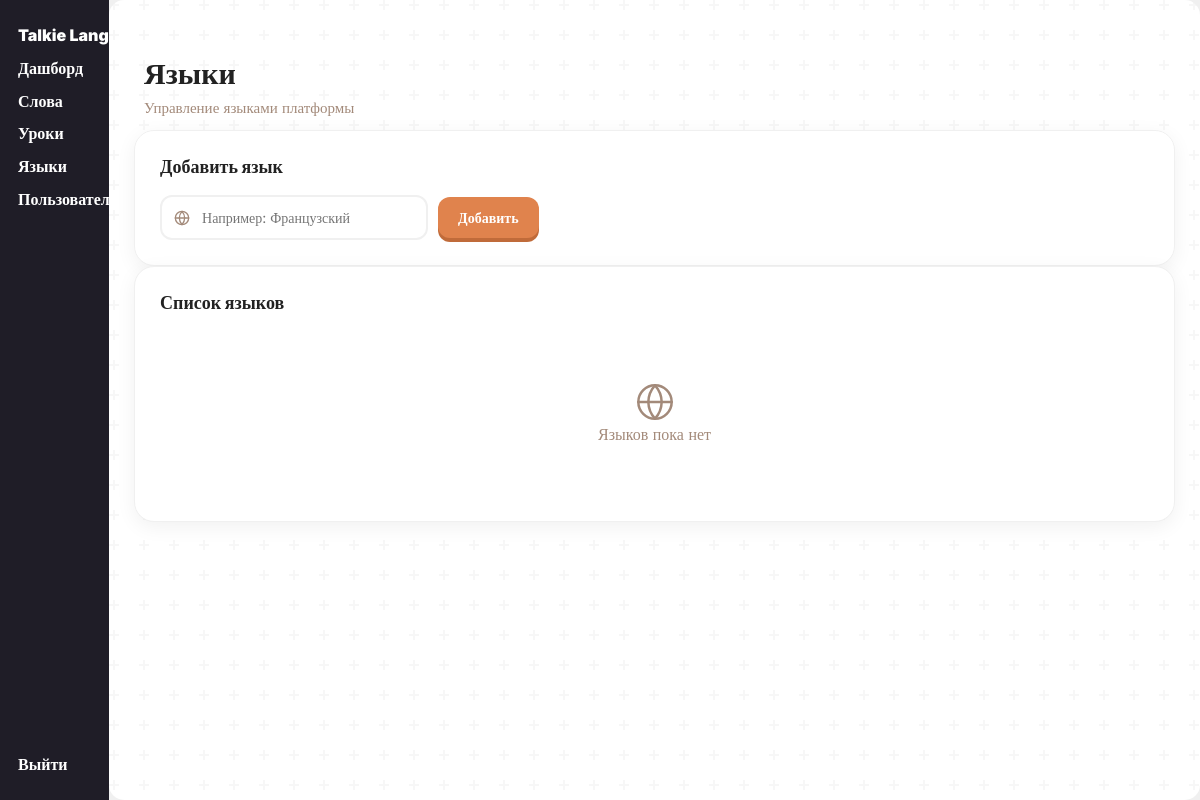
The page /admin/add_language/index.php on the database as committed earlier.
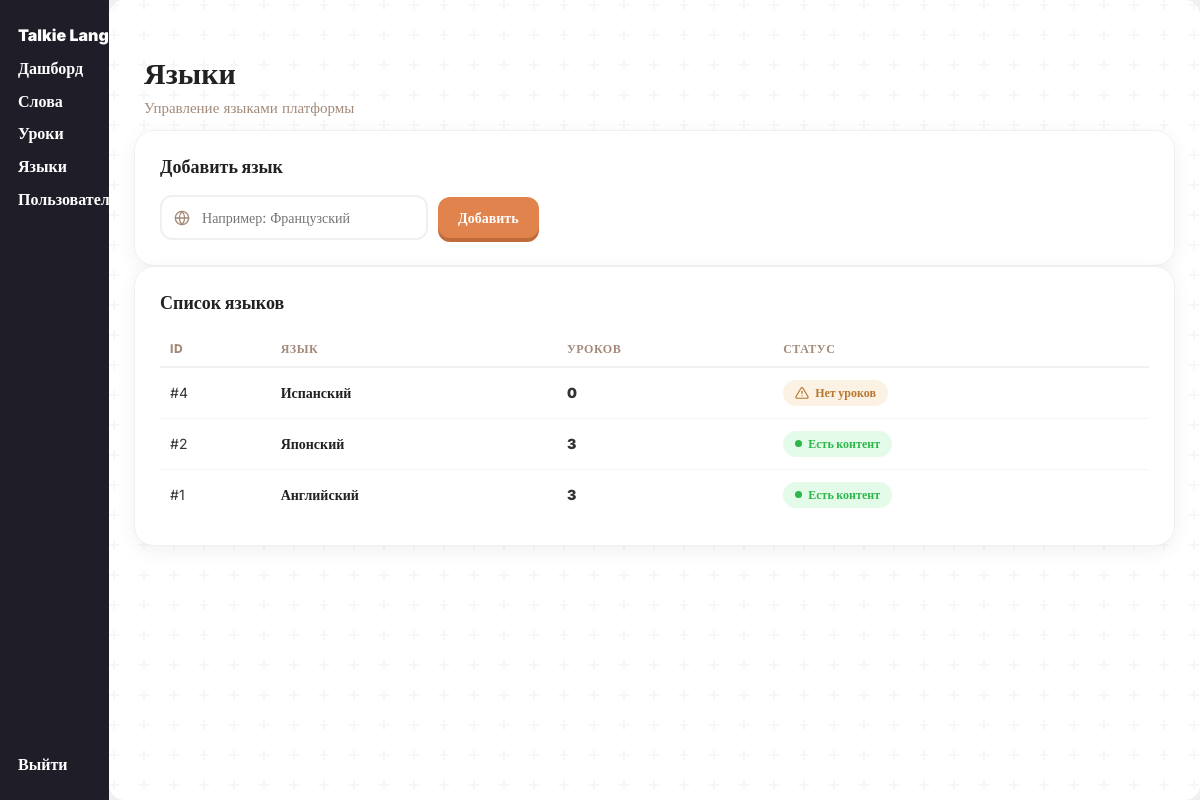
The same page on the database as committed later.
### tables this page shows
CREATE TABLE `langs` (
  `lang_id` int(11) NOT NULL,
  `lang_name` text NOT NULL
);

### admin/add_language/index.php (the view, shortened to what this page needs)
<?php
require "../../connection-db.php";
$langs = mysqli_fetch_all(mysqli_query($conn, "
    SELECT lg.*,
           (SELECT COUNT(*) FROM lesson WHERE lesson_language = lg.lang_id) AS lessons_count
    FROM langs lg
    ORDER BY lg.lang_id DESC
"), MYSQLI_ASSOC);
?>
<!DOCTYPE html>
<html lang="en">
<?php include "../../components/head-admin.php"; ?>
<body>
    <?php include "../../components/header-admin.php"; ?>
    <main class="container">
        <div class="dash-header">
            <div>
                <h1 class="dash-title">Языки</h1>
                <p class="dash-subtitle">Управление языками платформы</p>
            </div>
        </div>
        <div class="dash-card" style="margin: 0 10px 20px 10px;">
            <h2 class="dash-card-title">Добавить язык</h2>
            <form method="post" action="addLang.php" class="lang-add-form">
                <div class="search-box">
                    <input type="text" id="name" name="name" placeholder="Например: Французский" required>
                </div>
                <button type="submit" class="search-btn">Добавить</button>
            </form>
        </div>
        <div class="dash-card" style="margin: 0 10px 30px 10px;">
            <h2 class="dash-card-title">Список языков</h2>
            <?php if (empty($langs)): ?>
                <div class="no-results">
                    <div class="icon">
                    </div>
                    <p>Языков пока нет</p>
                </div>
            <?php else: ?>
                <div class="table-scroll">
                    <table class="admin-table">
                        <thead>
                            <tr>
                                <th>ID</th>
                                <th>Язык</th>
                                <th>Уроков</th>
                                <th>Статус</th>
                            </tr>
                        </thead>
                        <tbody>
                            <?php foreach ($langs as $lang): ?>
                                <tr>
                                    <td>#<?= $lang["lang_id"] ?></td>
                                    <td style="font-weight: 800; color: #222;"><?= htmlspecialchars($lang["lang_name"]) ?></td>
                                    <td class="xp-cell"><?= $lang["lessons_count"] ?></td>
                                    <td>
                                        <?php if ((int) $lang["lessons_count"] === 0): ?>
                                            <span class="warning-badge">
                                                Нет уроков
                                            </span>
                                        <?php else: ?>
                                            <span class="status-badge status-active">Есть контент</span>
                                        <?php endif; ?>
                                    </td>
                                </tr>
                            <?php endforeach; ?>
                        </tbody>
                    </table>
                </div>
            <?php endif; ?>
        </div>
    </main>
</body>
</html>

Rows that differ between the two databases and show on the page:
added langs: lang_id "4", lang_name "Испанский", lessons_count "0", shows "Нет уроков"
added langs: lang_id "2", lang_name "Японский", lessons_count "3", shows "Есть контент"
added langs: lang_id "1", lang_name "Английский", lessons_count "3", shows "Есть контент"
Other text that changed with them:
text no longer shown: "Языков пока нет"
text now shown: "ID ЯЗЫК УРОКОВ СТАТУС"
